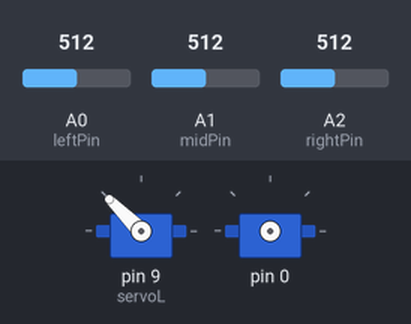
The sketch below on a simulated Arduino Uno, built with avr-gcc and run on an emulated ATmega328P. On the bench: 2 × servo. Inputs (shaded band) come from the test bench; at power-on: A2 (rightPin) = 512, A1 (midPin) = 512, A0 (leftPin) = 512. What the sketch prints to the serial monitor is not drawn.

Above: at 1.2 s.
1.3 s: A2 (rightPin) set to 411
4.3 s: A2 (rightPin) set to 383
10.6 s: A1 (midPin) set to 105
13.6 s: A1 (midPin) set to 91
Timing chart, 0 to 16.1 s (numbered marks = the images above; inputs shaded):
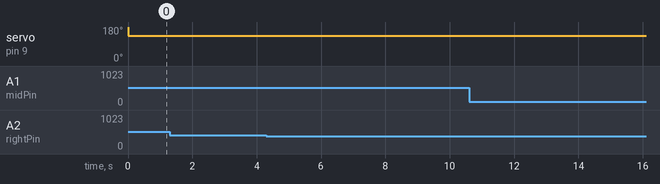

Measured:
- after the input at 1.3 s, every drawn part: stays the same
- after the input at 4.3 s, every drawn part: stays the same
- after the input at 10.6 s, every drawn part: stays the same
- after the input at 13.6 s, every drawn part: stays the same

The sketch:

LineSensor666.ino
```cpp
//Code for the QRE1113 Analog board
//Outputs via the serial terminal – Lower numbers mean more reflected
#include <Servo.h>
int leftPin = A0; //connected to analog 0
int midPin = A1; //connected to analog 0
int rightPin = A2; //connected to analog 0
Servo servoL;
Servo servoR;
int line[2]; //array to maintain line location betwee n3 sensors
/*
 * line[0] = left sensro
 * line[1] = middle sensor
 * line[2] = right sensor
 */
int leftSpeed=135;
int track = 0;
int rightSpeed=45; //assume right servo is in backwards orientation

/*for sensor ranges:
 * on black: >800
 * on white: <300
 */

static int black; static int white;

void setup() {
  Serial.begin(9600);
  servoL.attach(9);
  servoR.attach(10);
  line[0] = analogRead(leftPin);
  line[1] = analogRead(midPin);
  line[2] = analogRead(rightPin);
  black = line[1];
//static int threshold = (2*line[1] - (line[0] + line[2]))/2; //average difference between white and black lineues
  white = (line[0]+line[2])/2 +100; //high end white lineue

}

void loop() {
  servoL.write(leftSpeed);
  servoR.write(rightSpeed);
  line[0] = analogRead(leftPin);
  line[1] = analogRead(midPin);
  line[2] = analogRead(rightPin);
  Serial.print(line[0]);
  Serial.print("\t");
  Serial.print(line[1]);
  Serial.print("\t");
  Serial.print(line[2]);
  Serial.print("\t");
  Serial.print("Left wheel speed:");
  Serial.print(leftSpeed);
  Serial.print("\t");
  Serial.print("Right wheel speed:");
  Serial.println(rightSpeed);
  if(line[2]>400){
    rightSpeed = 45;
    Serial.println("LEFT");
    leftSpeed = 180 ;
  }
  else if(line[0]>400){
    leftSpeed =135;
    rightSpeed = 0;
    Serial.println("RIGHT");
  }
  else if (line[0]<400 && line[2]<400){
    Serial.println("STRAIGHT");
    leftSpeed = 135;
    rightSpeed = 45;
  }
}

  void figureEight(){
    servoL.write(90);
    servoR.write(90);
    while (~(abs(line[1] - line[2])>=200) && (abs(line[1] - line[0])>=200)) {
        if (track<=3) {
          servoL.write(45); //reverse is below 90 for left wheel
          servoR.write(45);
        }
        else if (track == 4){
          servoL.write(180);
          servoR.write(0); //this is probably straight
        }
        else {
          servoL.write(135);
          servoR.write(135); //reverse >90
       }
    }
    leftSpeed = 135;
    rightSpeed = 45;
  }
```
